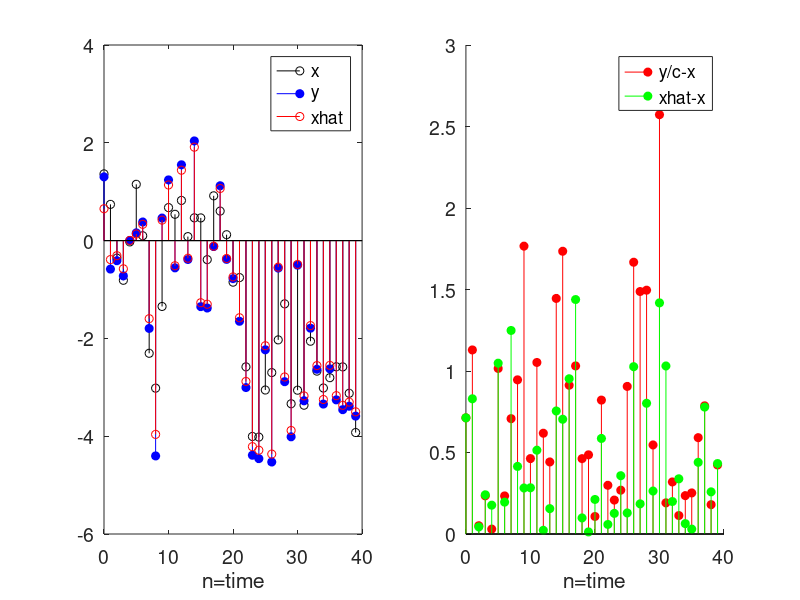

Write MATLAB code to recreate this figure. (Note: this script raises an error after producing the figure.)
clc;
clear all;
set(0,'DefaultAxesFontSize', 14);

a = 1; %Test 2,0.5,10
c = 1;
varv = 1;
varw = 1;
n = 40;

%initialize
x = normrnd(0,1,[1,1]); %x[0]
y = c*x+normrnd(0,varv);
xhat = y*c*1/(c^2+varv);
xhatmem = y*c/(c^2+varv);
varx = 1;
vary = c^2+varv;

%time passing
for t=1:(n-1)
    w = normrnd(0,varw);
    x = [x a*x(1,t)+w];
    v = normrnd(0,varv);
    y = [y c*x(1,(t+1))+v];
    
    knum = a^2*c*varx-c^3*a^2*varx^2/vary+c*varw;
    kden = c^2*varw+varv+(c^2*a*varx/vary)^2*varv+c^2*a^2*(1-c^2*varx/vary)^2*varx;
    
    xhatmem = [xhatmem a*c*varx/vary*y(1,t)+knum/kden*(y(1,t+1)-c^2*a*varx/vary*y(1,t))];
    varx = a^2*varx + varw;
    vary = c^2*varx + varv;
    xhat = [xhat y(1,t+1)*c*varx/vary];
    
    t
end

%hold all
subplot(1,2,1), stem(0:t,x,'k')
subplot(1,2,1), hold on, stem(0:t,y,'b','filled')
subplot(1,2,1), hold on, stem(0:t,xhat,'r')
xlabel('n=time')
legend1 = legend('x','y','xhat','Location','Best');

%subplot(1,2,2), stem(0:t,abs(y/c-x),'b','filled')
subplot(1,2,2), hold on, stem(0:t,abs(xhat-x),'r','filled')
subplot(1,2,2), hold on, stem(0:t,abs(xhatmem-x),'g','filled')
xlabel('n=time')
legend2 = legend('y/c-x','xhat-x','xhatmem-x');

suptitle(['a= ' num2str(a) '; c= ' num2str(c) '; varv= ' num2str(varv) '; varw= ' num2str(varw)])

%%
%Kalman Filter (Prediction of Present)
clc
clear all

a = 1; %Test 2,0.5,10
c = 1;
varv = 0.09; %channel noise
varw = 0.04;
n = 10;

%initialize
x = normrnd(0,1,[1,1]); %x[0]
y = c*x+normrnd(0,varv);
xhat = y*c*1/(c^2+varv);
xhatmem = y*c/(c^2+varv);
varx = 1;
vary = c^2+varv;

sigman = varx -2*c^2*varx^2/vary + c^2*varx^2/vary^2*(c^2*varx+varv);

%sn = a^2+varw - 2*a^2*c^2/(c^2+varv) + a^2*c^4/(c^2+varv)^2 + a^2*c^2/(c^2+varv)^2*varv;


%time passing
for t=1:(n-1)
    w = normrnd(0,varw);
    x = [x a*x(1,t)+w];
    v = normrnd(0,varv);
    y = [y c*x(1,(t+1))+v];
    
    sn = a^2*sigman+varw; %generating sn for this iteration
    kn = sn*c/(c^2*sn+varv);
    xhatmem = [xhatmem a*xhatmem(1,t)+kn*(y(1,t+1)-c*a*xhatmem(1,t))];
    %sigman = (1-kn*c)^2 + kn^2*varv;
    sigman = (1-kn*c)*sn; %generate new sigma_n for next iteration
    %sn = a^2*sigman+varw;
    
    varx = a^2*varx + varw;
    vary = c^2*varx + varv;
    xhat = [xhat y(1,t+1)*c*varx/vary];
    
end

subplot(1,2,1), stem(0:t,x,'k','filled')
%subplot(1,2,1), hold on, stem(0:t,y,'b','filled')
subplot(1,2,1), hold on, stem(0:t,xhat,'r')
subplot(1,2,1), hold on, stem(0:t, xhatmem, 'g','filled')
xlabel('n=time')
legend1 = legend('x','y','xhat','Location','Best');

%subplot(1,2,2), plot(0:t,abs(y/c-x),'g')
subplot(1,2,2), hold on, plot(0:t,abs(xhat-x),'r')
subplot(1,2,2), hold on, plot(0:t,abs(xhatmem-x),'b')
xlabel('n=time')
legend2 = legend('xhat-x','xhatmem-x');
subplot(1,2,2), title('Error')

suptitle(['a= ' num2str(a) '; c= ' num2str(c) '; varv= ' num2str(varv) '; varw= ' num2str(varw)])

%print -dpdf output2.pdf

sum(abs(xhat-x))/n
sum(abs(xhatmem-x))/n
